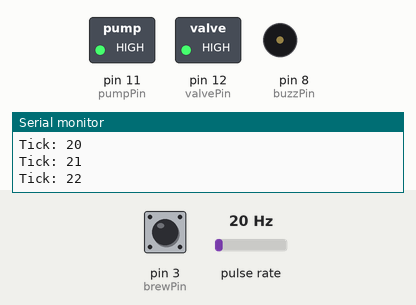
This sketch was run on a simulated Arduino Uno, built with avr-gcc and run on an emulated ATmega328P. On the bench: switched loads named in the sketch (green lamp = pin HIGH), buzzer (waves = sounding, pin HIGH), the last lines printed to the serial monitor. Wiring (inferred from the names in the program): pulse sensor: data pin 2. Dashed ring = blinking. The test bench sets the inputs (shaded band); at power-on: pin 3 (brewPin) HIGH, pulse rate 20 Hz.

Above: at 1.2 s.
1.3 s: pin 3 (brewPin) pulled LOW for 0.15 s
At 3.3 s:
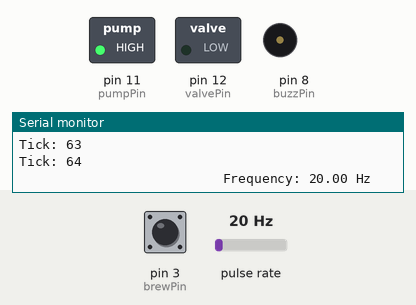
7.4 s: pin 3 (brewPin) pulled LOW for 1 s
At 9.3 s:
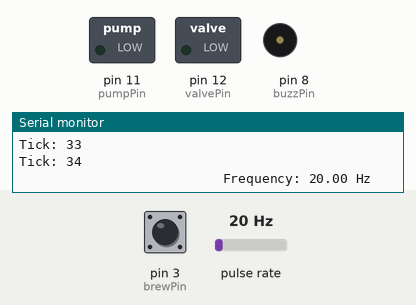
10.4 s: pin 3 (brewPin) pulled LOW for 3.2 s
At 11.4 s:
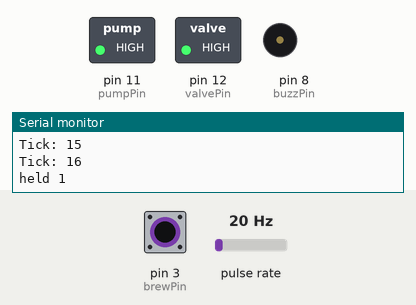
15.1 s: pulse rate (sensor on pin 2) set to 50 Hz
At 15.6 s:
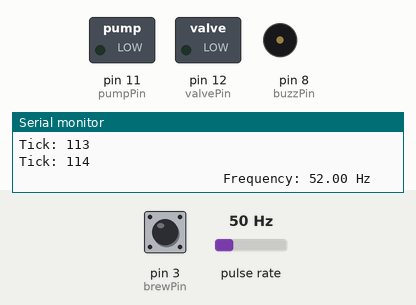
18.1 s: pin 3 (brewPin) driven LOW
At 18.3 s:
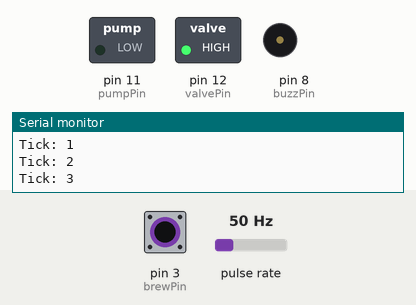
Timing chart, 0 to 20.8 s (numbered marks = the images above; inputs shaded):
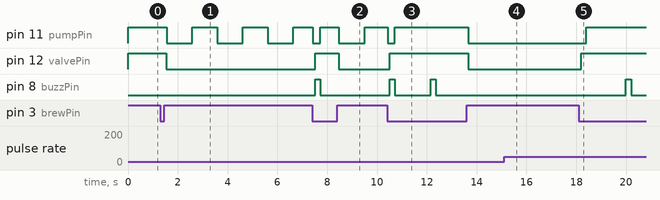

Measured:
- after the input at 1.3 s, pin 11 (pumpPin): alternates HIGH for 1.0 s and LOW for 1.0 s, starting after 0.26 s; pin 12 (valvePin): HIGH → LOW after 0.24 s
- after the input at 7.4 s, pin 12 (valvePin): LOW → HIGH after 0.11 s, → LOW 0.95 s later; pin 8 (buzzPin): LOW → HIGH after 0.11 s, → LOW 0.20 s later
- after the input at 10.4 s, pin 12 (valvePin): LOW → HIGH after 0.11 s, → LOW 3.2 s later; pin 8 (buzzPin): alternates HIGH for 0.20 s and LOW for 1.5 s, 4 changes in all, then stays LOW, starting after 0.11 s
- after the input at 15.1 s, pin 11 (pumpPin): stays LOW (without the input it goes to HIGH after 2.3 s); pin 12 (valvePin): stays LOW (without the input it goes to HIGH after 2.1 s)
- after the input at 18.1 s, pin 11 (pumpPin): LOW → HIGH after 0.30 s instead of 1.8 s; pin 12 (valvePin): LOW → HIGH after 0.10 s instead of 1.6 s; pin 8 (buzzPin): LOW → HIGH after 1.9 s, → LOW 0.22 s later

The sketch:

FlowMeterCode.ino
```cpp
//FlowMeter code version 1.1 - November 2015

//Please enjoy responsibly

//Updated the frequency method to be recalculated at every tick. Code clean up. Longer BackFlush rutine

//Test cases to be run at the end of this file.


//FOR CALIBRATION
int flowCalib = 89 ;            //Number of ticks for the perfect espresso. Ca. 2.3 tick/g. 85 ticks for ~36g
float freqLimit = 10.00;        //Frequency for proper puck resistance.

//SETTINGS
long maxBrewTime = 37500;       //max allowed brewTime: incl. infusiontime. In milliseconds.
long HeatFlushTime = 3500;      //Flushtime in milliseconds.
int NumberOfBackflushes = 9;    //How many times you would like to back flush. Count from 0, so 9 = 10 times
long BackFlushPumpTime = 10000; //Backflush pump engage time.
long BackFlushPauseTime = 15000;//Backflush pause time.
int PreInNum = 4;               //Number of pre infusions. Total preinfusin time = PreInNum * PreInPump * PreInPause
int PreInPump = 1000;           //Preinfusion pump time. In milliseconds.
int PreInPause = 1000;          //Preinfusion pause time. In milliseconds.
int freqUpInt = 5;              //How often should the frequency be updated. Number of ticks.


//INVARIABLES
int brewPin = 3;                //Brew switch on pin 3 and gnd.
int pumpPin = 11;               //pump relay on pin 11 and gnd. Relay in 1
int valvePin = 12;              //valve relay on pin 12 and gnd. Relay in 2
int buzzPin = 8;                //Buzzer on pin 8
int held = 0;                   //For how long has the button been engaged
int backF = 0 ;                 //Number of backflush cycles counter
int stat = 0;                   //Status from from the backflush to establish nominal or abort status
long timer = 0;                 //Helper counter.
int brewSwitch;                 //Reading of brewSwitch
int flowMeter = 2;              //FlowMeter on pin 2, Digimesa
volatile int flowCount = 0;     //Number of ticks from the flow meter. (1925 ticks per liter)
float startTime = 0.00;         //Brew timer start
float currentTime = 0.00;       //Brew time rigth now
float elapsedTime = 0.00;       //Brew time
//Variables for frequncy measurements
volatile float tickFreq = 100.00; //Frequency of the flowmeter incoming tics.
long timeOld = 0;               //For measuring frequency.
int freqChangeDetected = 0;     //For frequency change detection.
long freqChangeTime = 0;        //The time the frequency changed happened
int oldFlowCount = 0;           //Stored flowcount value.
//Variables for pre-infusion
int preInCount = 0;             //Helper counter.

// The following variables are long's because the time, measured in miliseconds,
// will quickly become a bigger number than can be stored in an int.
long time = 0;                  // the last time the output pin was toggled
long debounce = 450;            // the debounce time, increase if the output flickers

void setup() {
  // Brew switch on pin 3 and gnd.
  pinMode(brewPin, INPUT_PULLUP);

  //Pump relay on pin 12 and gnd.
  pinMode(pumpPin, OUTPUT);

  //3-way valve on pin 11 and gnd.
  pinMode(valvePin, OUTPUT);

  //buzzer on pin 8 and gnd.
  pinMode(buzzPin, OUTPUT);

  //Make sure the relays are off.
  digitalWrite(pumpPin, HIGH);
  digitalWrite(valvePin, HIGH);

  //Flowmeter on input 2.
  pinMode(flowMeter, INPUT);

  //Makes sure that we count the ticks from the flow meter and that the interrupt is attached.
  attachInterrupt(0, flowTics, RISING);

  //Enable console output.
  Serial.begin(9600);
}

void loop() {

  //read brewswitch on Oscar
  brewSwitch = digitalRead(brewPin);

  //Time the button engage time
  while (brewSwitch == LOW && millis() - time > debounce && held < 30)
  {
   //Sound the buzzer to notify user about heatFlush held time has been reached.
   if( held >=10 && held <= 11){
    digitalWrite(buzzPin, HIGH);
   }
   else{
    digitalWrite(buzzPin, LOW);
   }
   delay(100);
   Serial.print("held ");
   Serial.println(held);
   brewSwitch = digitalRead(brewPin);
   held++;
  }
    //turn off the buzzer
    digitalWrite(buzzPin, LOW);

    if (held > 1 && held <= 10){
    //Start brewing, first Preinfusion, then brew
    Serial.println("BrewMode Enabled");

    //reset status
    stat = 0;

    //reset button time
    time = millis();
    //Start brew timer
    startTime = millis();

    //run the preinfusion program
    stat = preInfuse();               //Invert the comment status on this line and the next for disabling preinfusion.
    //digitalWrite(valvePin, LOW);

    if ( stat == 0) { //if stat is 0 the preinfuse process was completed and we can continue the brew process
      Serial.println("Pre-infusing ended");

      //Reset the ticks frequncy counter and the associated timer
      tickFreq = 0.0;
      timeOld = millis();
      freqChangeDetected = 0;
      oldFlowCount = 0;

      //Turn on pump to start brewing
      Serial.println("Flowmeter controlled brew start");
      digitalWrite(pumpPin, LOW);

      //Get new time
      currentTime = millis();
      elapsedTime = currentTime - startTime;

      //Keep pumping until that we have consistently low tics frequency (measure high and low frequencies and calibrate here).
      Serial.println("Detecting frequency change");
      while ( freqChangeDetected == 0 && elapsedTime < maxBrewTime){

        currentTime = millis();
        elapsedTime = currentTime - startTime;
        callBuzz(elapsedTime);
        if (tickFreq != 0 && millis() % 100 == 0){
          freqChangeDetected = detectFreqChange();
        }
        //Print time
        if ((int)elapsedTime % 100 == 0){
          Serial.print("            Time: ");
          Serial.print(elapsedTime/1000);
          Serial.println(" s");
        }

        brewSwitch = digitalRead(brewPin);
        if(brewSwitch == LOW && millis() - time > debounce )
        {
          flowCount = 1000000;
          freqChangeDetected = 1;
          Serial.println("--Brew Abort--");
        }
        delay(1);
        callBuzz(elapsedTime);
      }

      //Only reset the counter if the brewing not have been aborted.
      if (flowCount < 1000000){
        flowCount=0;
      }

      //Get new time
      currentTime = millis();
      elapsedTime = currentTime - startTime;

        //Setting the change time will make sure that the buzzer is activated when the callBuzz function is called,
        //to notify the brewer that a frequency change has been detected
        freqChangeTime = elapsedTime;
        Serial.print("Detected at ");
        Serial.print(freqChangeTime);
        Serial.println(" ms");
      //After a consistant change in frequency has been detected - start flowmeter controlled brewing.
      while (flowCount <= flowCalib && elapsedTime < maxBrewTime ){
        brewSwitch = digitalRead(brewPin);
        currentTime = millis();
        elapsedTime = currentTime - startTime;


        if(brewSwitch == LOW && millis() - time > debounce ){
            flowCount = 1000000;
            Serial.println("--Brew Abort--");
        }

        //print time
        if ((int)elapsedTime % 100 == 0){
          Serial.print("            Time: ");
          Serial.print(elapsedTime/1000);
          Serial.println(" s");
        }
        callBuzz(elapsedTime);
      }
      }

    //Turn off everything and reset
    currentTime = millis();
    turnOff();
    Serial.println("Brewing ended");
    Serial.print("Total shot time: ");
    Serial.print((currentTime - startTime)/1000);
    Serial.println(" s");
  }

  //HeatFlush
  if (held >= 11 && held < 30){
    Serial.println("HeatFlushMode Enabled");
    timer = 0;
    time = millis();//reset button time
    digitalWrite(pumpPin, LOW);
    digitalWrite(valvePin, LOW);
    while ( timer <= HeatFlushTime) {
      brewSwitch = digitalRead(brewPin);
      if (brewSwitch == LOW && millis() - time > debounce){
        //Abort
        timer = 10000;
        Serial.println("---HeatFlush Abort---");
      }
      delay(1);
      timer++;
    }
    Serial.println("HeatFlushMode Ended");
    turnOff();
  }


  //BackFlush
  if (held == 30){
    Serial.println("BackFlushMode Enabled");
    time = millis();//reset button time
    backF = 0;
    stat = 0;
    while (stat == 0 and backF <= NumberOfBackflushes){
      stat = backFlush();
      turnOff();
      if (stat == 0) {
        timer = 0;
      }
      Serial.println("BackFlush paused");
      while ( timer <= BackFlushPauseTime && stat == 0 ) { //Time the flush should be paused
        brewSwitch = digitalRead(brewPin);
        if (brewSwitch == LOW && millis() - time > debounce){
          Serial.println("---BackFlushMode Abort---");
          stat = 1;
          //Abort return
        }
        delay(1);
        timer++;
      }
     backF++;
    }
    //When the back flusing is done, sound the horn to notify me a.k.a. the cleaner, that cleaning is done.
    int i = 0;
    while ( i < 4){
      digitalWrite(buzzPin,HIGH);
      delay(300);
      digitalWrite(buzzPin,LOW);
      delay(300);
      i++;
    }
  Serial.println("BackFlushMode ended");
  }
}

  //Preinfuse function
  int preInfuse(){
    Serial.println("Pre-infusing start ");
    time = millis();//reset button time
    timer = 0;
    preInCount = 0;
    //Activate the 3-way valve to maintain pressure in grouphead. This will not be turned off until the turnOff() function is called.
    digitalWrite(valvePin, LOW);
    while (preInCount < PreInNum){
      Serial.print("Pre-infusing cycle: ");
      Serial.println(preInCount);
      digitalWrite(pumpPin, LOW);
      while ( timer <= PreInPump) { //Time the pump should be activted in the preinfusion
        brewSwitch = digitalRead(brewPin);
        if (brewSwitch == LOW && millis() - time > debounce){
          Serial.println("---PreInfusion Abort---");
          timer=10000;
          //Abort return
          preInCount = 1000;
        }
        delay(1);
        timer++;
      }
      //pause for a predetemined time
      if (preInCount < 100 ) {
        timer = 0;
      }
      digitalWrite(pumpPin, HIGH);
      while ( timer <= PreInPause) { //Time the pump should be paused in the preinfusion
        brewSwitch = digitalRead(brewPin);
        if (brewSwitch == LOW && millis() - time > debounce){
          Serial.println("---PreInfusion Abort---");
          timer=10000;
          //Abort return
          preInCount = 1000;
        }
        delay(1);
        timer++;
      }

      preInCount++;
      //reset the timer for the next run in the while loop
      timer = 0;
    }
    if (preInCount == 1000) {
      return 1;
    }
    else
      return 0;
  }

  void callBuzz(int eTime){
    if (eTime >= 20000 && eTime <= 20300 ||
        eTime >= 25000 && eTime <= 25300 ||
        eTime >= 30000 && eTime <= 30300 ||
        eTime - freqChangeTime > 0 && eTime - freqChangeTime <= 150   ||
        eTime - freqChangeTime >= 250 && eTime - freqChangeTime <= 400){
      digitalWrite(buzzPin,HIGH);
    }
    else
      digitalWrite(buzzPin,LOW);
  }

  //Turn off everything and reset
  void turnOff(){
      flowCount=0;
      digitalWrite(valvePin, HIGH);
      delay(200);
      digitalWrite(pumpPin, HIGH);
      brewSwitch == HIGH;
      held = 0;
      time = millis();//reset button time
      timer = 0;
      freqChangeTime = 0;
      digitalWrite(buzzPin,LOW);
  }

  //Backflush single cycle, return 0 for OK, 1 for abort
  int backFlush(){
    time = millis();//reset button time
    digitalWrite(pumpPin, LOW);
    digitalWrite(valvePin, LOW);
    //If the button has been held for longer than 3 secs, start the pump with the intend to make the user remove the finger from the button.
    if (held == 30) {
      delay(2*debounce);
    }
    Serial.print("Cycle ");
    Serial.println(backF);
    timer = 0;
    while ( timer <= BackFlushPumpTime) { //Time the flush should be engaged
      brewSwitch = digitalRead(brewPin);
      if (brewSwitch == LOW && millis() - time > debounce){
        Serial.println("---BackFlushMode Abort---");
        timer=200000;
        //Abort return
      }
      delay(1);
      timer++;
    }
    if ( timer <=10001)
      return 0;
    else
      return 1;
  }

  //Function that the attached interupts call
  void flowTics() {
    Serial.print("Tick: ");
    Serial.println(flowCount);
    flowCount++;
    //get the frequency, in Hz, of the tics
    if (flowCount % freqUpInt == 0 ) {
      tickFreq = ((flowCount - oldFlowCount)*1000)/(millis() - timeOld);
      timeOld = millis();
      oldFlowCount = flowCount;
      Serial.print("                          Frequency: ");
      Serial.print(tickFreq,2);
      Serial.println(" Hz");
    }
  }

  int detectFreqChange(){
    //if all variables are below the limit a frequency change has been detected
    if (tickFreq <= freqLimit ){
       freqChangeDetected = 1;
       Serial.println("____-----    Frequency change detected    -----_____");
    }
    if  (freqChangeDetected == 1)
      return 1;
    else
      return 0;
  }

// --------------- Test cases: ---------------
// Test succes
//Brew - timers and freqchange must work.
//Brew - When no freqchange detected, stop after preset time.
//Heatflush - stop after set time.
//Backflush - Sounde the horn after ended rutine.

//Test aborts
//Brew:
//Abort when prein pump is active.
//Abort when prein pump is paused.
//Abort when detecting for freqchange.
//Abort when counting ticks.

//Heatflush:
//Abort while the pump is running

//Backflush:
//Abort while pump is engaged
//Abort while pump is paused
```
